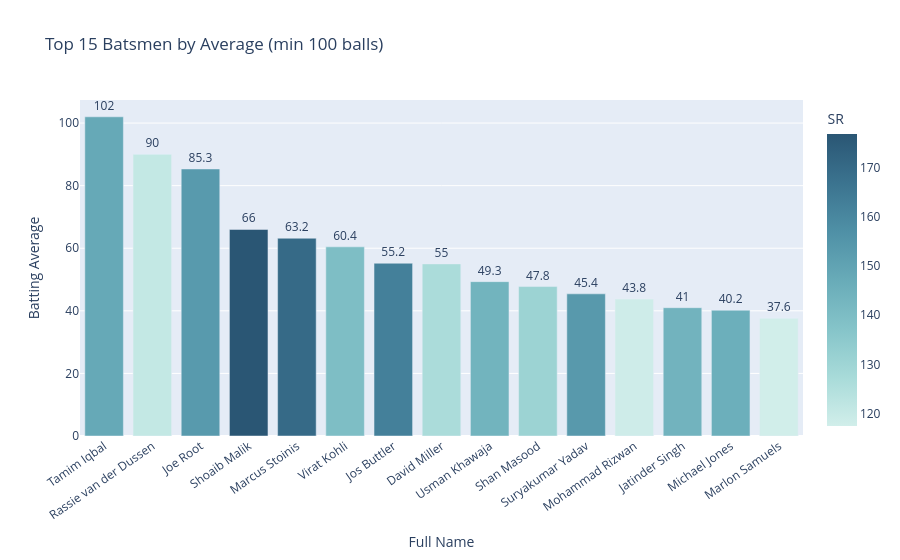

This figure's notebook cell:
### Code cell
# ── Top 15 by Average ─────────────────────────────────────────────────────────
top_avg = profiles[profiles['balls_faced'] >= 100].nlargest(15, 'average')

fig = px.bar(top_avg, x='Full Name', y='average',
             color='strike_rate', color_continuous_scale='Teal',
             title='Top 15 Batsmen by Average (min 100 balls)',
             text=top_avg['average'].round(1),
             labels={'average': 'Batting Average', 'strike_rate': 'SR'})
fig.update_traces(textposition='outside')
fig.update_layout(xaxis_tickangle=-35)
fig.show()

### Figure 1 — Plotly figure (JSON) as saved in the notebook; plotly's stock layout.template omitted (floating-point values rounded to 4 significant figures)
{"data": [{"hovertemplate": "Full Name=%{x}<br>Batting Average=%{y}<br>text=%{text}<br>SR=%{marker.color}<extra></extra>", "legendgroup": "", "marker": {"color": [147.8, 120.8, 153.3, 176.8, 169.9, 139.7, 162.4, 126.7, 143.7, 130.8, 153.6, 118.3, 143.9, 145.7, 117.5], "coloraxis": "coloraxis", "pattern": {"shape": ""}}, "name": "", "orientation": "v", "showlegend": false, "text": [102.0, 90.0, 85.3, 66.0, 63.2, 60.4, 55.2, 55.0, 49.3, 47.8, 45.4, 43.8, 41.0, 40.2, 37.6], "textposition": "outside", "type": "bar", "x": ["Tamim Iqbal", "Rassie van der Dussen", "Joe Root", "Shoaib Malik", "Marcus Stoinis", "Virat Kohli", "Jos Buttler", "David Miller", "Usman Khawaja", "Shan Masood", "Suryakumar Yadav", "Mohammad Rizwan", "Jatinder Singh", "Michael Jones", "Marlon Samuels"], "xaxis": "x", "y": [102.0, 90.0, 85.33, 66.0, 63.2, 60.45, 55.21, 55.0, 49.33, 47.75, 45.43, 43.77, 41.0, 40.2, 37.6], "yaxis": "y"}], "layout": {"barmode": "relative", "coloraxis": {"colorbar": {"title": {"text": "SR"}}, "colorscale": [[0, "rgb(209, 238, 234)"], [0.1667, "rgb(168, 219, 217)"], [0.3333, "rgb(133, 196, 201)"], [0.5, "rgb(104, 171, 184)"], [0.6667, "rgb(79, 144, 166)"], [0.8333, "rgb(59, 115, 143)"], [1, "rgb(42, 86, 116)"]]}, "legend": {"tracegroupgap": 0}, "title": {"text": "Top 15 Batsmen by Average (min 100 balls)"}, "xaxis": {"anchor": "y", "domain": [0, 1], "tickangle": -35, "title": {"text": "Full Name"}}, "yaxis": {"anchor": "x", "domain": [0, 1], "title": {"text": "Batting Average"}}}}
